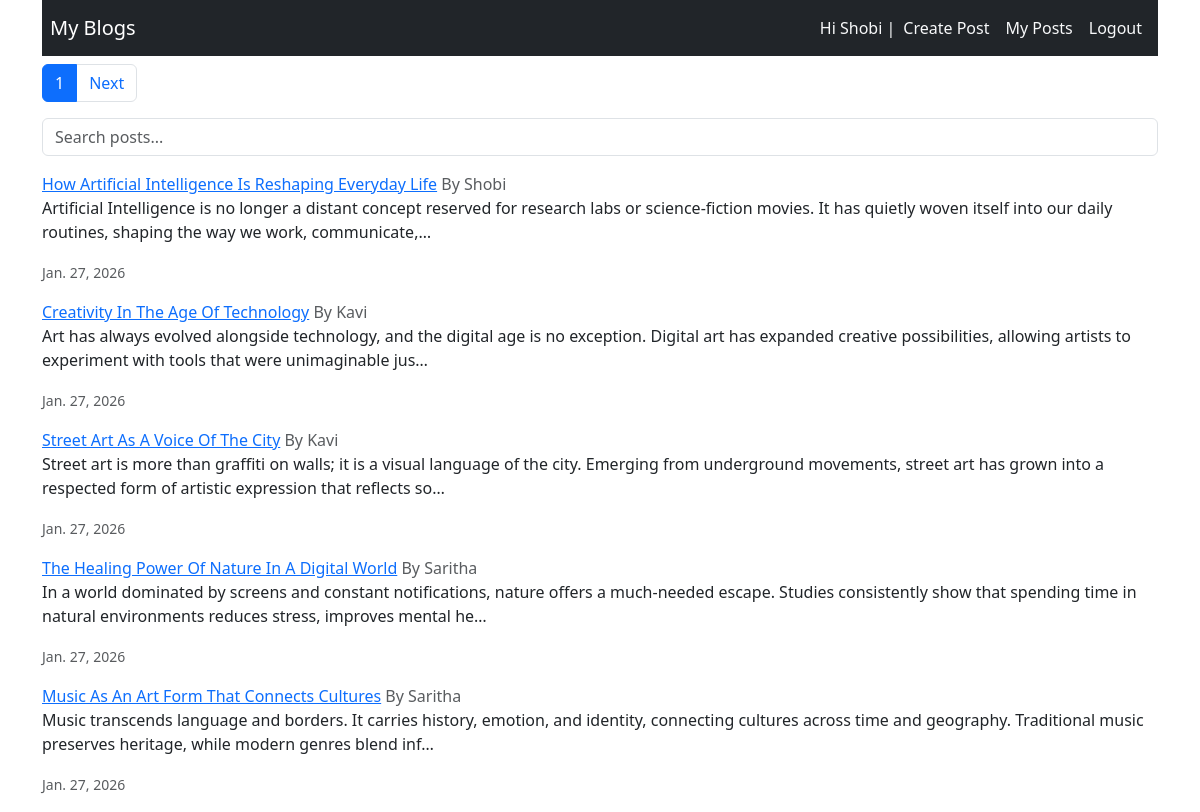
The app's page / (signed in) with its own data.
### blog/models.py (models this page shows, shortened)
class Post(models.Model):
    title = models.CharField(max_length=200)
    content = models.TextField()
    author = models.ForeignKey(User,on_delete=models.CASCADE)
    created_at = models.DateTimeField(auto_now_add=True)

### blog/views.py (the view)
# urls.py: path('',views.home,name="all-posts"),
def home(request):
    query = request.GET.get('q')
    posts = Post.objects.select_related('author')
    if query:
        posts = posts.filter(Q(title__icontains=query) | Q(content__icontains=query))
    posts = posts.order_by('created_at')
    paginator = Paginator(posts,5)
    page_number = request.GET.get('page')
    posts = paginator.get_page(page_number)
    return render(request,"home.html",{'posts':posts})

### blog/templates/home.html (shortened to what this page needs)
{% extends "base.html" %}
{% block content %}
      <nav>
        <ul class="pagination">
          <li class="page-item active">
            <span class="page-link">{{posts.number}}</span>
          </li>
          {% if posts.has_next %}
            <li class="page-item">
              <a class="page-link" href="?page={{posts.next_page_number}}">Next</a>
            </li>
          {% endif %}
        </ul>
      </nav>
      <form method="GET" class="mb-3">
        <input type="text" name="q" class="form-control" placeholder="Search posts...">
      </form>
      {% for post in posts %}
        <div class="Card mb-3">
          <a href="{% url 'detail-post' post.id%}" class="card-title text-primary">{{post.title | title}}</a> <span class="text-muted">By {{post.author}}</span></a>
          <div class="Card-body">
            <p class="card-text">{{post.content | truncatechars:200}}</p>
            <small class="text-muted">{{post.created_at | date }}</small>
          </div>
        </div>
      {% empty %}
        <p>No posts available</p>
      {% endfor %}
{% endblock content %}

### blog/templates/base.html (shortened to what this page needs)
<!doctype html>
<html lang="en">
  <head>
    <link href="https://cdn.jsdelivr.net/npm/bootstrap@5.3.2/dist/css/bootstrap.min.css" rel="stylesheet">
  </head>
  <body>
    <div class="container">
      <nav class="navbar navbar-expand-lg navbar-dark bg-dark">
        <a class="navbar-brand ms-2" href="{% url 'all-posts' %}">My Blogs</a>
        <div class="collapse navbar-collapse" id="navbarNav">
          <ul class="navbar-nav ms-auto me-2">
            {% if user.is_authenticated %}
              <li class="nav-item text-light mt-2">
                  Hi {{ user.username }} |
              </li>
              <li class="nav-item">
                <a href="{% url 'create-post' %}" class="nav-link text-light">Create Post</a>
              </li>
              <li class="nav-item">
                <a href="{% url 'my-posts' %}" class="nav-link text-light">My Posts</a>
              </li>
              <li class="nav-item">
                <a href="{% url 'logout' %}" class="nav-link text-light">Logout</a>
              </li>
            {% endif %}
          </ul>
        </div>
      </nav>
      {% block content %}{% endblock content %}
    </div>
  </body>
</html>

### records on screen
Post: title "How Artificial Intelligence Is Reshaping Everyday Life", author "Shobi", content "Artificial Intelligence is no longer a distant concept reserved for research labs or science-fiction movies. It has quietly woven itself into our daily routines, shaping the way we work, communicate,…", created_at "Jan. 27, 2026"
Post: title "Creativity In The Age Of Technology", author "Kavi", content "Art has always evolved alongside technology, and the digital age is no exception. Digital art has expanded creative possibilities, allowing artists to experiment with tools that were unimaginable jus…", created_at "Jan. 27, 2026"
Post: title "Street Art As A Voice Of The City", author "Kavi", content "Street art is more than graffiti on walls; it is a visual language of the city. Emerging from underground movements, street art has grown into a respected form of artistic expression that reflects so…", created_at "Jan. 27, 2026"
Post: title "The Healing Power Of Nature In A Digital World", author "Saritha", content "In a world dominated by screens and constant notifications, nature offers a much-needed escape. Studies consistently show that spending time in natural environments reduces stress, improves mental he…", created_at "Jan. 27, 2026"
Post: title "Music As An Art Form That Connects Cultures", author "Saritha", content "Music transcends language and borders. It carries history, emotion, and identity, connecting cultures across time and geography. Traditional music preserves heritage, while modern genres blend inf…", created_at "Jan. 27, 2026"

### other values on screen
{{ user.username }} "Shobi"
{{ posts.number }} "1"
